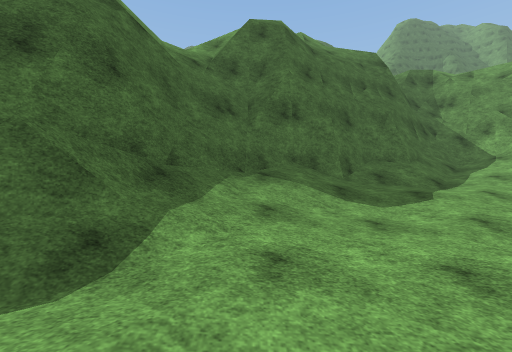
View 1 (above)

13 first-person views from a walk through a scene from a Unity 3-D project. The camera is 1.4 m above the floor, looks level and sees 90° across. The floor is counted in squares, 2 m on a side. Each view is taken from the middle of a square. On the plan, view 1 faces up. The plan holds only what a view shows up to about 9 squares ahead; the rest is blank. The place goes on beyond the plan. The player is left out. Surface patterns are stand-ins for the level's own textures.

View 2
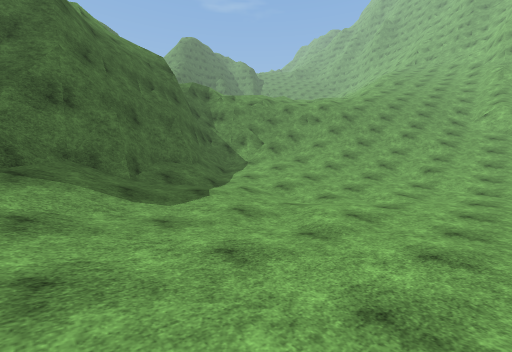

View 3
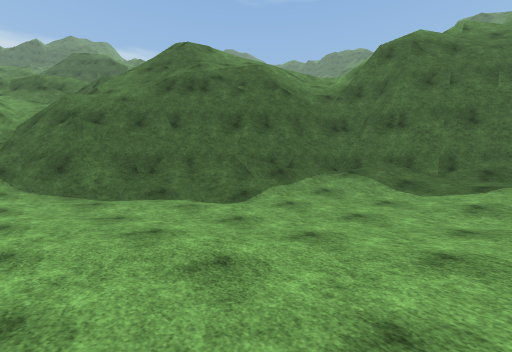

View 4
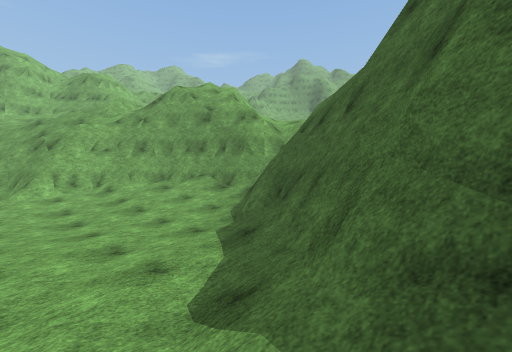

View 5
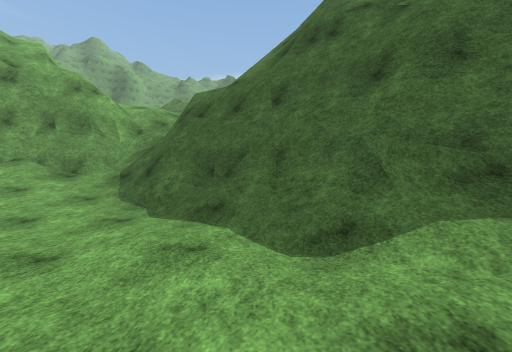

View 6
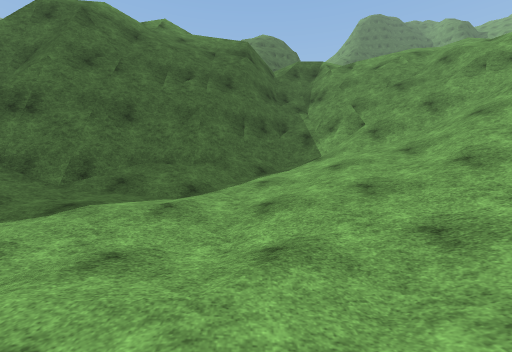

View 7
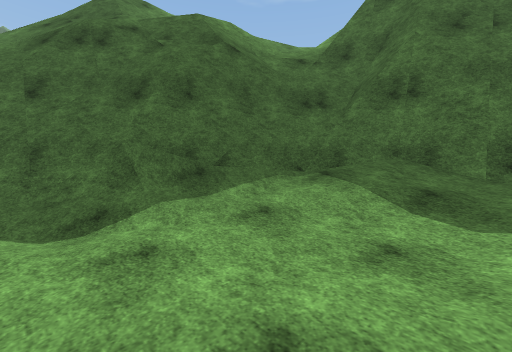

View 8
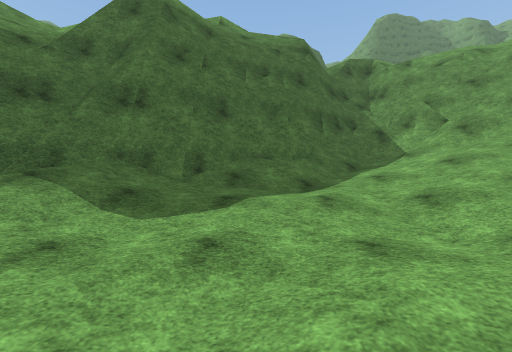

View 9
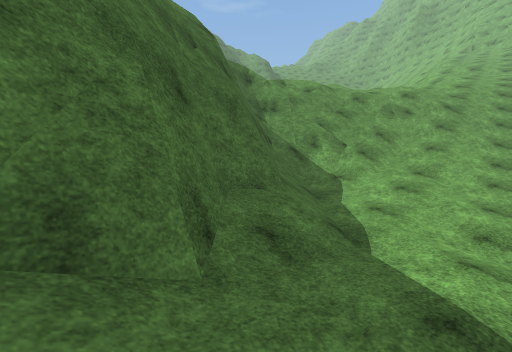

View 10
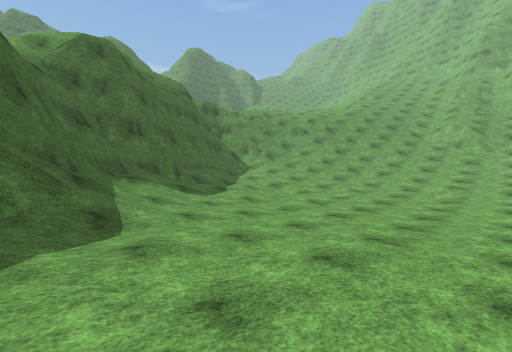

View 11
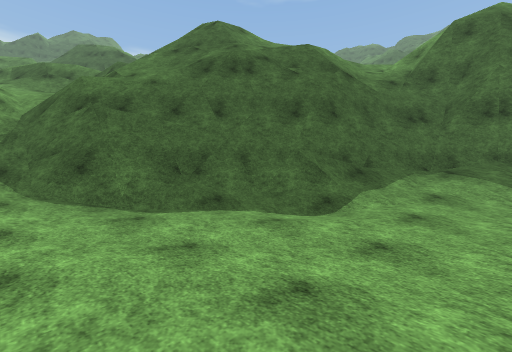

View 12
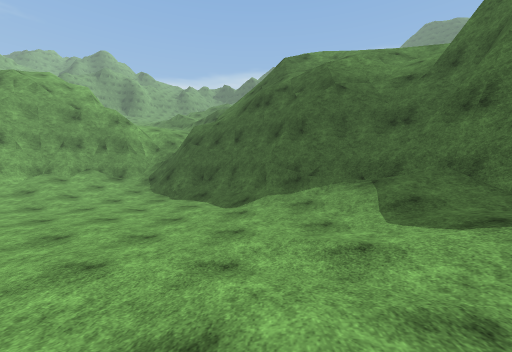

View 13
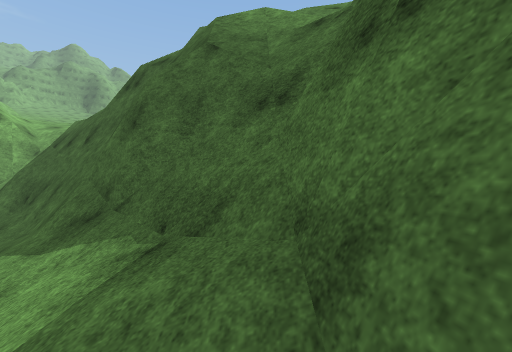

### Floor plan
Key: @ floor where view 1 was taken; # wall or solid block; . main floor; : floor 0.75 m higher than the main floor; + floor 1.5 m higher than the main floor; / step, stairs or slope; = window, fence, low wall or low ledge; ^ raised ledge; v drop or lower ground.
Columns run from 8 left of view 1 to 13 right of it. Each row starts with its distance up from view 1.
 11                v
 10          /= /vvv/////
  9          /#=v#^v/////
  8     ///v/vvv #/=/=//
  7     /==#vvv###/=/#=/
  6   = ===vv###//////=//
  5   == vv##//:://///////
  4   #=#v##//:://////////
  3 =##==v#//...../////
  2  #==v##/......./:///
  1  ===##/........./////
  0  =#v##..@......./+///
 -1 /=###........../://
 -2 //=/:...........::+
 -3 //##/:...
 -4   ##//...
 -5  v###/:..
 -6 #/v #=/::
 -7 //  ####/
 -8       v#/
 -9        #/

Positions as (right, up) in squares from view 1, and headings:
1: (0, 0), facing up
2: (0, 0), facing up-right
3: (3, -2), facing up-left
4: (0, 3), facing down-left
5: (1, 1), facing left
6: (5, 1), facing up
7: (2, 1), facing up-left
8: (3, 1), facing up
9: (1, 4), facing up-right
10: (-2, -2), facing up-right
11: (1, -2), facing up-left
12: (5, 2), facing left
13: (2, 5), facing left
